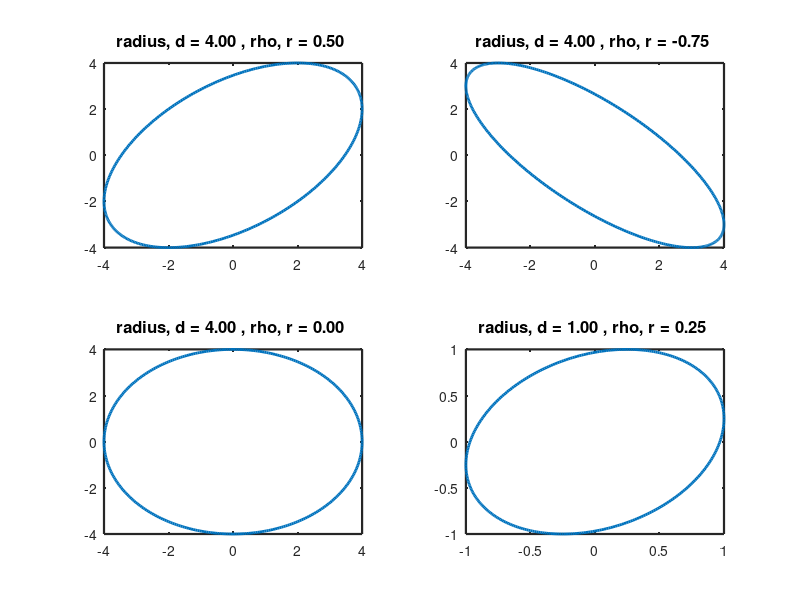

The MATLAB source for this figure:
% ---------------------------------------------------------------------
% Book:         SMS
% ---------------------------------------------------------------------
% Quantlet:     SMSellipse
% ---------------------------------------------------------------------
%               SMSellipse computes ellipsoids for varying rho and d. rho
%               is the direction and correlation parameter lying between -1 and 1. d
%               is the radius of the ellipsoids. Given a covariance 
%               structure Sigma, depending on rho, the ellipse function
%               calculates the cholesky decomposition of Sigma = Q'*Q,
%               resulting in a upper triangular matrix Q, which in turn
%               is used for the transformation of the unit circle with
%               respect to the direction. The shape of the ellipsoids
%               is in accordance with the correlation parameter rho.
% ---------------------------------------------------------------------
% See also:     SMSellipse, SMSjordandec
% ---------------------------------------------------------------------
% Keywords:     ellipse, correlation, plot, covariance matrix,
%               Cholesky decomposition
% ---------------------------------------------------------------------
% Usage:        -
% ---------------------------------------------------------------------
% Inputs:       None
% ---------------------------------------------------------------------
% Output:       Plots of four ellipsoids.
% ---------------------------------------------------------------------
% Example:      Ellipsoids for rho = [0.5, -0.75, 0, 0.25]' and 
%               radius = [4, 4, 4, 1]' are plotted.
% ---------------------------------------------------------------------
% Autor:        Awdesch Melzer, Dedy Dwi Prastyo 20121128
%----------------------------------------------------------------------

% clear variables and close windows
clear all
close all
clc


ucircle = [cos((0:360)/180*pi);sin((0:360)/180*pi)]'; % unit cirle


% rho and d
rhovec  = [0.5,-0.75,0,0.25]';          % directions
dvec    = [4,4,4,1]';                   % radius


for i = 1:4
    r       = rhovec(i);
    d       = dvec(i);
    c       = [0,0]';
    n       = 101;
    c1      = [1,r]';
    c2      = [r,1]';
    sha     = [c1,c2];
    Q       = chol(sha);                 % cholesky decomposition for reshape the unit circle
    radius  = d; 
    D       = radius .* (ucircle * Q)';  % change directions via cholesky decomposition
    Center  = repmat(c,1,size(D,2));     % center matrix
    ellipse = (Center + D)'; % reconstruct ellipse
    
    subplot(2,2,i)
    plot(ellipse(:,1),ellipse(:,2),'LineWidth',2)
    str = sprintf('radius, d = %3.2f , rho, r = %3.2f ', d , r);
    title(str,'FontSize',12,'FontWeight','Bold')
    box on
    set(gca,'LineWidth',1.6)
end

